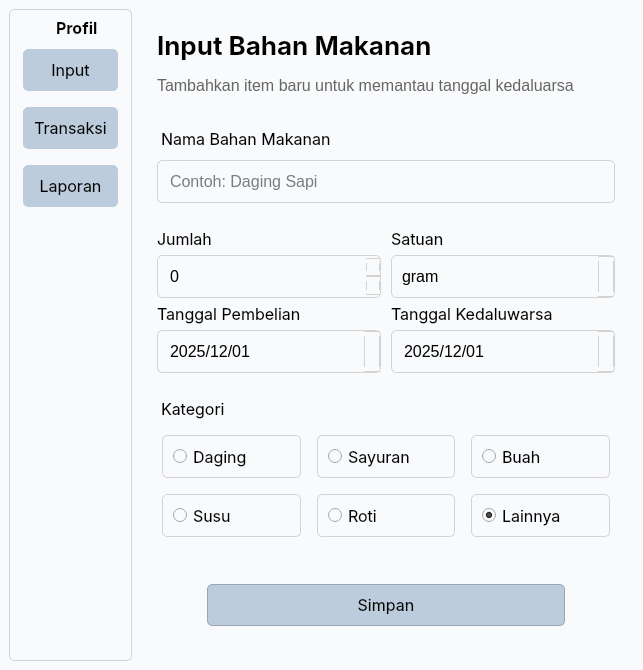
<?xml version="1.0" encoding="UTF-8"?>
<ui version="4.0">
 <class>MainWindow</class>
 <widget class="QMainWindow" name="MainWindow">
  <property name="geometry">
   <rect>
    <x>0</x>
    <y>0</y>
    <width>638</width>
    <height>670</height>
   </rect>
  </property>
  <property name="windowTitle">
   <string>MainWindow</string>
  </property>
  <widget class="QWidget" name="centralwidget">
   <property name="styleSheet">
    <string notr="true">background-color: hsl(210, 40%, 98%);</string>
   </property>
   <layout class="QGridLayout" name="gridLayout">
    <item row="0" column="1">
     <widget class="QStackedWidget" name="pages">
      <property name="currentIndex">
       <number>0</number>
      </property>
      <widget class="QWidget" name="page_1">
       <layout class="QGridLayout" name="gridLayout_3">
        <item row="0" column="1">
         <widget class="QFrame" name="p12_lyheading">
          <layout class="QGridLayout" name="layout1_grid">
           <property name="leftMargin">
            <number>10</number>
           </property>
           <property name="topMargin">
            <number>10</number>
           </property>
           <property name="rightMargin">
            <number>10</number>
           </property>
           <property name="bottomMargin">
            <number>10</number>
           </property>
           <item row="1" column="0">
            <widget class="QLabel" name="lblheadsub">
             <property name="styleSheet">
              <string notr="true">color: #666; font-size: 16px;</string>
             </property>
             <property name="text">
              <string>Tambahkan item baru untuk memantau tanggal kedaluarsa</string>
             </property>
            </widget>
           </item>
           <item row="0" column="0">
            <widget class="QLabel" name="lblhead">
             <property name="styleSheet">
              <string notr="true">font-size: 26px; font-weight: bold; font-family: Helvetica, Inter, Sans-serif;</string>
             </property>
             <property name="text">
              <string>Input Bahan Makanan</string>
             </property>
            </widget>
           </item>
          </layout>
         </widget>
        </item>
        <item row="1" column="1">
         <widget class="QFrame" name="p13_lynama">
          <property name="styleSheet">
           <string notr="true">QLabel { font-size: 12pt; font-family: Inter, sans-serif; padding-bottom: 5px; } QLineEdit { padding: 10px; font-size: 12pt; }</string>
          </property>
          <layout class="QVBoxLayout" name="layout2_vertical">
           <property name="leftMargin">
            <number>10</number>
           </property>
           <property name="topMargin">
            <number>10</number>
           </property>
           <property name="rightMargin">
            <number>10</number>
           </property>
           <property name="bottomMargin">
            <number>10</number>
           </property>
           <item>
            <widget class="QLabel" name="p13a_lblnama">
             <property name="styleSheet">
              <string notr="true"/>
             </property>
             <property name="text">
              <string>Nama Bahan Makanan</string>
             </property>
            </widget>
           </item>
           <item>
            <widget class="QLineEdit" name="p13b_lenama">
             <property name="styleSheet">
              <string notr="true">border: 1px solid lightgray; border-radius: 5px;</string>
             </property>
             <property name="placeholderText">
              <string>Contoh: Daging Sapi</string>
             </property>
            </widget>
           </item>
          </layout>
         </widget>
        </item>
        <item row="3" column="1">
         <widget class="QFrame" name="p15_lykategori">
          <property name="styleSheet">
           <string notr="true">QLabel { font-size: 12pt; font-family: Inter, sans-serif; margin-bottom: 5px; } QRadioButton { border: 1px solid lightgray; border-radius: 5px; font-size: 12pt; font-family: Helvetica, Inter, Sans-serif; margin: 5px; padding: 10px; }</string>
          </property>
          <layout class="QGridLayout" name="layout4_grid">
           <property name="leftMargin">
            <number>10</number>
           </property>
           <property name="topMargin">
            <number>10</number>
           </property>
           <property name="rightMargin">
            <number>10</number>
           </property>
           <property name="bottomMargin">
            <number>10</number>
           </property>
           <item row="1" column="1">
            <widget class="QRadioButton" name="p15c_rbsayuran">
             <property name="cursor">
              <cursorShape>PointingHandCursor</cursorShape>
             </property>
             <property name="styleSheet">
              <string notr="true"/>
             </property>
             <property name="text">
              <string>Sayuran</string>
             </property>
            </widget>
           </item>
           <item row="0" column="0" colspan="3">
            <widget class="QLabel" name="p15a_lblkategori">
             <property name="styleSheet">
              <string notr="true"/>
             </property>
             <property name="text">
              <string>Kategori</string>
             </property>
            </widget>
           </item>
           <item row="2" column="1">
            <widget class="QRadioButton" name="p15f_rbroti">
             <property name="cursor">
              <cursorShape>PointingHandCursor</cursorShape>
             </property>
             <property name="styleSheet">
              <string notr="true"/>
             </property>
             <property name="text">
              <string>Roti</string>
             </property>
            </widget>
           </item>
           <item row="2" column="2">
            <widget class="QRadioButton" name="p15g_rblainnya">
             <property name="cursor">
              <cursorShape>PointingHandCursor</cursorShape>
             </property>
             <property name="styleSheet">
              <string notr="true"/>
             </property>
             <property name="text">
              <string>Lainnya</string>
             </property>
             <property name="checked">
              <bool>true</bool>
             </property>
            </widget>
           </item>
           <item row="1" column="0">
            <widget class="QRadioButton" name="p15b_rbdaging">
             <property name="cursor">
              <cursorShape>PointingHandCursor</cursorShape>
             </property>
             <property name="styleSheet">
              <string notr="true"/>
             </property>
             <property name="text">
              <string>Daging</string>
             </property>
            </widget>
           </item>
           <item row="2" column="0">
            <widget class="QRadioButton" name="p15e_rbsusu">
             <property name="cursor">
              <cursorShape>PointingHandCursor</cursorShape>
             </property>
             <property name="styleSheet">
              <string notr="true"/>
             </property>
             <property name="text">
              <string>Susu</string>
             </property>
            </widget>
           </item>
           <item row="1" column="2">
            <widget class="QRadioButton" name="p15d_rbbuah">
             <property name="cursor">
              <cursorShape>PointingHandCursor</cursorShape>
             </property>
             <property name="styleSheet">
              <string notr="true"/>
             </property>
             <property name="text">
              <string>Buah</string>
             </property>
            </widget>
           </item>
          </layout>
         </widget>
        </item>
        <item row="4" column="1">
         <widget class="QFrame" name="p16_tombol">
          <property name="styleSheet">
           <string notr="true"/>
          </property>
          <layout class="QHBoxLayout" name="layout5_horizontal">
           <property name="leftMargin">
            <number>10</number>
           </property>
           <property name="topMargin">
            <number>10</number>
           </property>
           <property name="rightMargin">
            <number>10</number>
           </property>
           <property name="bottomMargin">
            <number>10</number>
           </property>
           <item>
            <spacer name="hspacer_1">
             <property name="orientation">
              <enum>Qt::Orientation::Horizontal</enum>
             </property>
             <property name="sizeType">
              <enum>QSizePolicy::Policy::Fixed</enum>
             </property>
             <property name="sizeHint" stdset="0">
              <size>
               <width>40</width>
               <height>20</height>
              </size>
             </property>
            </spacer>
           </item>
           <item>
            <widget class="QPushButton" name="btnsimpan">
             <property name="cursor">
              <cursorShape>PointingHandCursor</cursorShape>
             </property>
             <property name="styleSheet">
              <string notr="true">QPushButton { background-color: hsl(210, 31%, 80%); border: 1px solid hsl(210, 13%, 65%); border-radius: 5px; font-family: Helvetica, Inter, Sans-serif; font-size: 12pt; margin: 10px; padding: 10px; } QPushButton:hover { background-color: hsl(210, 31%, 90%); }</string>
             </property>
             <property name="text">
              <string>Simpan</string>
             </property>
            </widget>
           </item>
           <item>
            <spacer name="hspacer_2">
             <property name="orientation">
              <enum>Qt::Orientation::Horizontal</enum>
             </property>
             <property name="sizeType">
              <enum>QSizePolicy::Policy::Fixed</enum>
             </property>
             <property name="sizeHint" stdset="0">
              <size>
               <width>40</width>
               <height>20</height>
              </size>
             </property>
            </spacer>
           </item>
          </layout>
         </widget>
        </item>
        <item row="2" column="1">
         <widget class="QFrame" name="p14_lyinput">
          <property name="styleSheet">
           <string notr="true">QLabel { font-size: 12pt; font-family: Helvetica, Inter, sans-serif; } QSpinBox,QComboBox,QDateEdit { font-size: 12pt; padding: 10px; } QDateEdit { border: 1px solid lightgray; border-radius: 5px; } QDateEdit::drop-down { border: 1px solid lightgray; border-radius: 0px 5px 5px 0px; } QDateEdit::down-arrow { image: url(Assets/caret-down.png); width: 8px; height: 8px; } QCalendarWidget { font-size: 12pt; font-family: Helvetica, Inter, sans-serif; }</string>
          </property>
          <layout class="QGridLayout" name="layout3_grid" columnstretch="1,1">
           <property name="leftMargin">
            <number>10</number>
           </property>
           <property name="topMargin">
            <number>10</number>
           </property>
           <property name="rightMargin">
            <number>10</number>
           </property>
           <property name="bottomMargin">
            <number>10</number>
           </property>
           <property name="horizontalSpacing">
            <number>10</number>
           </property>
           <property name="verticalSpacing">
            <number>6</number>
           </property>
           <item row="0" column="1">
            <widget class="QLabel" name="p14c_lblsatuan">
             <property name="styleSheet">
              <string notr="true"/>
             </property>
             <property name="text">
              <string>Satuan</string>
             </property>
            </widget>
           </item>
           <item row="0" column="0">
            <widget class="QLabel" name="p14a_lbljumlah">
             <property name="styleSheet">
              <string notr="true"/>
             </property>
             <property name="text">
              <string>Jumlah</string>
             </property>
            </widget>
           </item>
           <item row="2" column="0">
            <widget class="QLabel" name="p14e_lbltanggal">
             <property name="styleSheet">
              <string notr="true"/>
             </property>
             <property name="text">
              <string>Tanggal Pembelian</string>
             </property>
            </widget>
           </item>
           <item row="2" column="1">
            <widget class="QLabel" name="p14g_lblexpire">
             <property name="styleSheet">
              <string notr="true"/>
             </property>
             <property name="text">
              <string>Tanggal Kedaluwarsa</string>
             </property>
            </widget>
           </item>
           <item row="1" column="1">
            <widget class="QComboBox" name="p14d_cbsatuan">
             <property name="cursor">
              <cursorShape>PointingHandCursor</cursorShape>
             </property>
             <property name="styleSheet">
              <string notr="true">QComboBox { border: 1px solid lightgray; border-radius: 5px;} QComboBox::drop-down { border: 1px solid lightgray; border-radius: 0px 5px 5px 0px; } QComboBox::down-arrow { image: url(Assets/caret-down.png); width: 8px; height: 8px; }</string>
             </property>
             <item>
              <property name="text">
               <string>gram</string>
              </property>
             </item>
             <item>
              <property name="text">
               <string>kg</string>
              </property>
             </item>
             <item>
              <property name="text">
               <string>pcs</string>
              </property>
             </item>
             <item>
              <property name="text">
               <string>ml</string>
              </property>
             </item>
             <item>
              <property name="text">
               <string>liter</string>
              </property>
             </item>
            </widget>
           </item>
           <item row="3" column="0">
            <widget class="QDateEdit" name="p14f_detanggal">
             <property name="cursor">
              <cursorShape>PointingHandCursor</cursorShape>
             </property>
             <property name="styleSheet">
              <string notr="true"/>
             </property>
             <property name="locale">
              <locale language="Indonesian" country="Indonesia"/>
             </property>
             <property name="readOnly">
              <bool>false</bool>
             </property>
             <property name="dateTime">
              <datetime>
               <hour>0</hour>
               <minute>0</minute>
               <second>0</second>
               <year>2025</year>
               <month>12</month>
               <day>1</day>
              </datetime>
             </property>
             <property name="maximumDate">
              <date>
               <year>9999</year>
               <month>11</month>
               <day>30</day>
              </date>
             </property>
             <property name="displayFormat">
              <string>yyyy/MM/dd</string>
             </property>
             <property name="calendarPopup">
              <bool>true</bool>
             </property>
             <property name="date">
              <date>
               <year>2025</year>
               <month>12</month>
               <day>1</day>
              </date>
             </property>
            </widget>
           </item>
           <item row="3" column="1">
            <widget class="QDateEdit" name="p14h_deeexpire">
             <property name="cursor">
              <cursorShape>PointingHandCursor</cursorShape>
             </property>
             <property name="styleSheet">
              <string notr="true"/>
             </property>
             <property name="locale">
              <locale language="Indonesian" country="Indonesia"/>
             </property>
             <property name="dateTime">
              <datetime>
               <hour>0</hour>
               <minute>0</minute>
               <second>0</second>
               <year>2025</year>
               <month>12</month>
               <day>1</day>
              </datetime>
             </property>
             <property name="displayFormat">
              <string>yyyy/MM/dd</string>
             </property>
             <property name="calendarPopup">
              <bool>true</bool>
             </property>
             <property name="date">
              <date>
               <year>2025</year>
               <month>12</month>
               <day>1</day>
              </date>
             </property>
            </widget>
           </item>
           <item row="1" column="0">
            <widget class="QSpinBox" name="p14b_spjumlah">
             <property name="styleSheet">
              <string notr="true">QSpinBox { border: 1px solid lightgray; border-radius: 5px; } QSpinBox::up-button, QSpinBox::down-button { border: 1px solid LightGray; border-radius: 0px 5px 5px 0px; } QSpinBox::up-arrow { image: url(&quot;Assets/caret-up&quot;); width: 8px; height: 8px; } QSpinBox::down-arrow { image: url(&quot;Assets/caret-down&quot;); width: 8px; height: 8px; }</string>
             </property>
             <property name="maximum">
              <number>1000000</number>
             </property>
            </widget>
           </item>
          </layout>
         </widget>
        </item>
       </layout>
      </widget>
      <widget class="QWidget" name="page_2">
       <layout class="QGridLayout" name="gridLayout_4">
        <property name="leftMargin">
         <number>10</number>
        </property>
        <property name="topMargin">
         <number>10</number>
        </property>
        <property name="rightMargin">
         <number>10</number>
        </property>
        <property name="bottomMargin">
         <number>10</number>
        </property>
        <item row="3" column="0">
         <widget class="QFrame" name="p22_lytransaksi">
          <property name="sizePolicy">
           <sizepolicy hsizetype="Expanding" vsizetype="Expanding">
            <horstretch>0</horstretch>
            <verstretch>0</verstretch>
           </sizepolicy>
          </property>
          <property name="styleSheet">
           <string notr="true">QFrame#p22_lytransaksi { border: 1px solid lightgray; border-radius: 5px; } QLabel { font-family: Helvetica, Inter, sans-serif; font-size: 12pt; } QComboBox,QSpinBox,QDateEdit { font-family: Helvetica, Inter, sans-serif; font-size: 12pt; padding: 10px; } QRadioButton { border: 1px solid lightgray; border-radius: 10px; font-family: Helvetica, Inter, sans-serif; font-size: 12pt; padding: 10px 10px 10px 10px; }</string>
          </property>
          <layout class="QVBoxLayout" name="verticalLayout_3">
           <property name="leftMargin">
            <number>10</number>
           </property>
           <property name="topMargin">
            <number>10</number>
           </property>
           <property name="rightMargin">
            <number>10</number>
           </property>
           <property name="bottomMargin">
            <number>10</number>
           </property>
           <item>
            <widget class="QFrame" name="p22a_lynama">
             <layout class="QVBoxLayout" name="lyp22a_nama">
              <item>
               <widget class="QLabel" name="p22aa_lblnama">
                <property name="text">
                 <string>Nama Bahan Makanan</string>
                </property>
               </widget>
              </item>
              <item>
               <widget class="QComboBox" name="p22ab_cbnama">
                <property name="styleSheet">
                 <string notr="true">QComboBox { border: 1px solid; border-color: LightGray; border-radius: 5px;} QComboBox::drop-down { border: 1px solid; border-color: LightGray; border-radius: 0px 5px 5px 0px; } QComboBox::down-arrow { image: url(Assets/caret-down.png); width: 8px; height: 8px; }</string>
                </property>
               </widget>
              </item>
             </layout>
            </widget>
           </item>
           <item>
            <widget class="QFrame" name="p22b_lytransaksi">
             <property name="styleSheet">
              <string notr="true"/>
             </property>
             <layout class="QGridLayout" name="lyp22b_jenis">
              <property name="horizontalSpacing">
               <number>12</number>
              </property>
              <item row="1" column="0">
               <widget class="QRadioButton" name="p22bb_rbkeluar">
                <property name="cursor">
                 <cursorShape>PointingHandCursor</cursorShape>
                </property>
                <property name="text">
                 <string>Keluar</string>
                </property>
               </widget>
              </item>
              <item row="1" column="1">
               <widget class="QRadioButton" name="p22bc_rbmasuk">
                <property name="cursor">
                 <cursorShape>PointingHandCursor</cursorShape>
                </property>
                <property name="text">
                 <string>Masuk</string>
                </property>
               </widget>
              </item>
              <item row="0" column="0" colspan="2">
               <widget class="QLabel" name="p22ba_lbltransaksi">
                <property name="text">
                 <string>Jenis Transaksi</string>
                </property>
               </widget>
              </item>
             </layout>
            </widget>
           </item>
           <item>
            <widget class="QFrame" name="p22c_lynominal">
             <property name="styleSheet">
              <string notr="true"/>
             </property>
             <layout class="QGridLayout" name="gridLayout_15" columnstretch="1,1">
              <property name="horizontalSpacing">
               <number>12</number>
              </property>
              <item row="0" column="1">
               <widget class="QLabel" name="p22cc_lbltanggal">
                <property name="styleSheet">
                 <string notr="true"/>
                </property>
                <property name="text">
                 <string>Tanggal Transaksi</string>
                </property>
               </widget>
              </item>
              <item row="0" column="0">
               <widget class="QLabel" name="p22ca_cajumlah">
                <property name="styleSheet">
                 <string notr="true"/>
                </property>
                <property name="text">
                 <string>Jumlah Transaksi</string>
                </property>
               </widget>
              </item>
              <item row="1" column="0">
               <widget class="QSpinBox" name="p22cb_spjumlah">
                <property name="styleSheet">
                 <string notr="true">QSpinBox { border: 1px solid lightgray; border-radius: 5px; } QSpinBox::up-button, QSpinBox::down-button { border: 1px solid LightGray; border-radius: 0px 5px 5px 0px; } QSpinBox::up-arrow { image: url(&quot;Assets/caret-up&quot;); width: 8px; height: 8px; } QSpinBox::down-arrow { image: url(&quot;Assets/caret-down&quot;); width: 8px; height: 8px; }</string>
                </property>
               </widget>
              </item>
              <item row="1" column="1">
               <widget class="QDateEdit" name="p22cd_detanggal">
                <property name="styleSheet">
                 <string notr="true">QLabel { font-size: 12pt; font-family: Helvetica, Inter, sans-serif; } QSpinBox,QComboBox,QDateEdit { font-size: 12pt; padding: 10px; } QDateEdit { border: 1px solid lightgray; border-radius: 5px; } QDateEdit::drop-down { border: 1px solid lightgray; border-radius: 0px 5px 5px 0px; } QDateEdit::down-arrow { image: url(Assets/caret-down.png); width: 8px; height: 8px; } QCalendarWidget { font-size: 12pt; font-family: Helvetica, Inter, sans-serif; }</string>
                </property>
                <property name="readOnly">
                 <bool>true</bool>
                </property>
                <property name="displayFormat">
                 <string>yyyy/MM/dd</string>
                </property>
                <property name="calendarPopup">
                 <bool>true</bool>
                </property>
               </widget>
              </item>
             </layout>
            </widget>
           </item>
           <item>
            <widget class="QFrame" name="p22d_lytombol">
             <property name="styleSheet">
              <string notr="true">QPushButton { background-color: hsl(210, 31%, 80%); border: 1px solid hsl(210, 31%, 80%); border-radius: 5px; font-family: Helvetica, Inter, Sans-serif; font-size: 12pt; padding: 10px; } QPushButton:hover { background-color: hsl(210, 31%, 90%); }</string>
             </property>
             <layout class="QHBoxLayout" name="horizontalLayout_5">
              <property name="spacing">
               <number>12</number>
              </property>
              <item>
               <spacer name="horizontalSpacer">
                <property name="orientation">
                 <enum>Qt::Orientation::Horizontal</enum>
                </property>
                <property name="sizeType">
                 <enum>QSizePolicy::Policy::Fixed</enum>
                </property>
                <property name="sizeHint" stdset="0">
                 <size>
                  <width>120</width>
                  <height>20</height>
                 </size>
                </property>
               </spacer>
              </item>
              <item>
               <widget class="QPushButton" name="p22db_btnproses">
                <property name="cursor">
                 <cursorShape>PointingHandCursor</cursorShape>
                </property>
                <property name="styleSheet">
                 <string notr="true"/>
                </property>
                <property name="text">
                 <string>Proses Transaksi</string>
                </property>
               </widget>
              </item>
             </layout>
            </widget>
           </item>
          </layout>
         </widget>
        </item>
        <item row="2" column="0">
         <widget class="QFrame" name="lyp21_heading">
          <property name="sizePolicy">
           <sizepolicy hsizetype="Expanding" vsizetype="Fixed">
            <horstretch>0</horstretch>
            <verstretch>0</verstretch>
           </sizepolicy>
          </property>
          <layout class="QVBoxLayout" name="verticalLayout_5">
           <property name="leftMargin">
            <number>10</number>
           </property>
           <property name="topMargin">
            <number>10</number>
           </property>
           <property name="rightMargin">
            <number>10</number>
           </property>
           <property name="bottomMargin">
            <number>10</number>
           </property>
           <item>
            <widget class="QLabel" name="p21a_head">
             <property name="sizePolicy">
              <sizepolicy hsizetype="Preferred" vsizetype="Fixed">
               <horstretch>0</horstretch>
               <verstretch>0</verstretch>
              </sizepolicy>
             </property>
             <property name="styleSheet">
              <string notr="true">font-size: 26px; font-weight: bold; font-family: Helvetica, Inter, Sans-serif;</string>
             </property>
             <property name="text">
              <string>Transaksi Bahan Makanan Baru</string>
             </property>
            </widget>
           </item>
           <item>
            <widget class="QLabel" name="p21a_headsub">
             <property name="sizePolicy">
              <sizepolicy hsizetype="Preferred" vsizetype="Fixed">
               <horstretch>0</horstretch>
               <verstretch>0</verstretch>
              </sizepolicy>
             </property>
             <property name="styleSheet">
              <string notr="true">color: #666; font-size: 16px;</string>
             </property>
             <property name="text">
              <string>Isi form di bawah untuk mencatat bahan makanan</string>
             </property>
            </widget>
           </item>
          </layout>
         </widget>
        </item>
        <item row="4" column="0">
         <spacer name="p2_vspacer">
          <property name="orientation">
           <enum>Qt::Orientation::Vertical</enum>
          </property>
          <property name="sizeType">
           <enum>QSizePolicy::Policy::Expanding</enum>
          </property>
          <property name="sizeHint" stdset="0">
           <size>
            <width>20</width>
            <height>40</height>
           </size>
          </property>
         </spacer>
        </item>
       </layout>
      </widget>
      <widget class="QWidget" name="page_3">
       <layout class="QGridLayout" name="gridLayout_8">
        <item row="0" column="0">
         <widget class="QFrame" name="p31_lyheader">
          <layout class="QVBoxLayout" name="p31_header_v">
           <item>
            <widget class="QLabel" name="p31_head">
             <property name="styleSheet">
              <string notr="true">font-family: Helvetica, Inter, Sans-serif; font-size: 26px; font-weight: bold; padding: 5px 10px 5px 0px;</string>
             </property>
             <property name="text">
              <string>Laporan Kedaluwarsa</string>
             </property>
            </widget>
           </item>
           <item>
            <widget class="QLabel" name="p31_headsub">
             <property name="styleSheet">
              <string notr="true">font-family: Helvetica, Inter, Sans-serif; font-size: 16px; color: gray; padding: 5px 10px 5px 0px;</string>
             </property>
             <property name="text">
              <string>Pantau dan kelola bahan makanan yang akan kedaluwarsa</string>
             </property>
            </widget>
           </item>
          </layout>
         </widget>
        </item>
        <item row="1" column="0">
         <widget class="QFrame" name="p32_lyinfo">
          <property name="styleSheet">
           <string notr="true">QFrame#p32_lyinfo { border: 1px solid; border-color: LightGray; border-radius: 5px; } QLabel,QComboBox,QRadioButton,QHeaderView,QTableView { font-family: Helvetica, Inter, Sans-serif; font-size: 12pt; } QLabel { padding: 5px 0px 5px 0px; } QTableCornerButton { background-color: hsl(210, 13%, 65%); } QHeaderView { background-color: hsl(210, 13%, 65%); border: 1px solid; border-radius: 5px; } QRadioButton { margin-left: 10px; }</string>
          </property>
          <layout class="QGridLayout" name="p32_info_g">
           <property name="leftMargin">
            <number>10</number>
           </property>
           <property name="topMargin">
            <number>10</number>
           </property>
           <property name="rightMargin">
            <number>10</number>
           </property>
           <property name="bottomMargin">
            <number>10</number>
           </property>
           <item row="1" column="3">
            <widget class="QRadioButton" name="p32g_rbsemua">
             <property name="cursor">
              <cursorShape>PointingHandCursor</cursorShape>
             </property>
             <property name="text">
              <string>Semua</string>
             </property>
             <property name="checked">
              <bool>true</bool>
             </property>
            </widget>
           </item>
           <item row="1" column="2">
            <widget class="QRadioButton" name="p32f_rbbulan">
             <property name="cursor">
              <cursorShape>PointingHandCursor</cursorShape>
             </property>
             <property name="text">
              <string>Bulan Ini</string>
             </property>
            </widget>
           </item>
           <item row="0" column="0">
            <widget class="QLabel" name="p32a_lblkategori">
             <property name="text">
              <string>Kategori</string>
             </property>
            </widget>
           </item>
           <item row="2" column="0" colspan="4">
            <widget class="QTableView" name="p32h_tbhasil">
             <property name="editTriggers">
              <set>QAbstractItemView::EditTrigger::NoEditTriggers</set>
             </property>
             <attribute name="verticalHeaderVisible">
              <bool>false</bool>
             </attribute>
            </widget>
           </item>
           <item row="1" column="0">
            <widget class="QComboBox" name="p32b_cbkategori">
             <property name="cursor">
              <cursorShape>PointingHandCursor</cursorShape>
             </property>
             <property name="styleSheet">
              <string notr="true">QComboBox { border: 1px solid lightgray; border-radius: 5px; padding: 5px; } QComboBox::drop-down { border: 1px solid lightgray; border-radius: 0px 5px 5px 0px; } QComboBox::down-arrow { image: url(Assets/caret-down.png); width: 8px; height: 8px; }</string>
             </property>
             <item>
              <property name="text">
               <string>Semua</string>
              </property>
             </item>
             <item>
              <property name="text">
               <string>Daging</string>
              </property>
             </item>
             <item>
              <property name="text">
               <string>Sayuran</string>
              </property>
             </item>
             <item>
              <property name="text">
               <string>Buah</string>
              </property>
             </item>
             <item>
              <property name="text">
               <string>Susu</string>
              </property>
             </item>
             <item>
              <property name="text">
               <string>Roti</string>
              </property>
             </item>
             <item>
              <property name="text">
               <string>Lainnya</string>
              </property>
             </item>
            </widget>
           </item>
           <item row="1" column="1">
            <widget class="QRadioButton" name="p32e_rbminggu">
             <property name="cursor">
              <cursorShape>PointingHandCursor</cursorShape>
             </property>
             <property name="text">
              <string>Minggu Ini</string>
             </property>
            </widget>
           </item>
           <item row="0" column="1" colspan="2">
            <widget class="QLabel" name="p32d_lblkedaluwarsa">
             <property name="text">
              <string>Tanggal Kedaluwarsa</string>
             </property>
            </widget>
           </item>
           <item row="0" column="3">
            <widget class="QCheckBox" name="p32i_chkedit">
             <property name="styleSheet">
              <string notr="true">QCheckBox { border: 1px solid; border-color: LightGray; border-radius: 5px; font-family: Helvetica, Inter, Sans-serif; font-size: 12pt; padding: 3px 5px 3px 5px; }</string>
             </property>
             <property name="text">
              <string>Edit Mode</string>
             </property>
            </widget>
           </item>
          </layout>
         </widget>
        </item>
       </layout>
      </widget>
     </widget>
    </item>
    <item row="0" column="0">
     <widget class="QFrame" name="base_sidebar">
      <property name="sizePolicy">
       <sizepolicy hsizetype="Preferred" vsizetype="Preferred">
        <horstretch>0</horstretch>
        <verstretch>0</verstretch>
       </sizepolicy>
      </property>
      <property name="styleSheet">
       <string notr="true">QFrame#base_sidebar { border: 1px solid lightgray; border-radius: 5px; } QLabel { font-family: Helvetica, Inter, Sans-serif; font-size: 12pt; font-weight: bold; padding: 10px 10px 10px 10px; } QPushButton { background-color: hsl(210, 31%, 80%); border: 1px solid hsl(210, 31%, 80%); border-radius: 5px; font-family: Helvetica, Inter, Sans-serif; font-size: 12pt; padding: 10px; margin: 5px; text-align: justify; } QPushButton:hover { background-color: hsl(210, 31%, 90%); }</string>
      </property>
      <layout class="QVBoxLayout" name="verticalLayout">
       <property name="leftMargin">
        <number>8</number>
       </property>
       <property name="topMargin">
        <number>8</number>
       </property>
       <property name="rightMargin">
        <number>8</number>
       </property>
       <property name="bottomMargin">
        <number>8</number>
       </property>
       <item alignment="Qt::AlignmentFlag::AlignHCenter|Qt::AlignmentFlag::AlignVCenter">
        <widget class="QFrame" name="foto_profil">
         <layout class="QHBoxLayout" name="horizontalLayout">
          <property name="spacing">
           <number>0</number>
          </property>
          <property name="leftMargin">
           <number>0</number>
          </property>
          <property name="topMargin">
           <number>0</number>
          </property>
          <property name="rightMargin">
           <number>0</number>
          </property>
          <property name="bottomMargin">
           <number>0</number>
          </property>
          <item>
           <widget class="QLabel" name="label_profil">
            <property name="maximumSize">
             <size>
              <width>32</width>
              <height>32</height>
             </size>
            </property>
            <property name="styleSheet">
             <string notr="true">margin: 0px 0px 0px 0px; padding: 0px 2px 0px 0px;</string>
            </property>
            <property name="text">
             <string/>
            </property>
            <property name="pixmap">
             <pixmap>Assets/user.png</pixmap>
            </property>
            <property name="scaledContents">
             <bool>true</bool>
            </property>
           </widget>
          </item>
          <item alignment="Qt::AlignmentFlag::AlignHCenter|Qt::AlignmentFlag::AlignVCenter">
           <widget class="QLabel" name="label_profilnama">
            <property name="styleSheet">
             <string notr="true">margin: 0px 0px 0px 0px; padding: 0px 0px 0px 2px;</string>
            </property>
            <property name="text">
             <string>Profil</string>
            </property>
           </widget>
          </item>
         </layout>
        </widget>
       </item>
       <item>
        <widget class="QPushButton" name="side_input">
         <property name="cursor">
          <cursorShape>PointingHandCursor</cursorShape>
         </property>
         <property name="styleSheet">
          <string notr="true"/>
         </property>
         <property name="text">
          <string>Input</string>
         </property>
         <property name="icon">
          <iconset>
           <normaloff>Assets/input.png</normaloff>Assets/input.png</iconset>
         </property>
        </widget>
       </item>
       <item>
        <widget class="QPushButton" name="side_transaksi">
         <property name="cursor">
          <cursorShape>PointingHandCursor</cursorShape>
         </property>
         <property name="styleSheet">
          <string notr="true"/>
         </property>
         <property name="text">
          <string>Transaksi</string>
         </property>
         <property name="icon">
          <iconset>
           <normaloff>Assets/transaction.png</normaloff>Assets/transaction.png</iconset>
         </property>
        </widget>
       </item>
       <item>
        <widget class="QPushButton" name="side_laporan">
         <property name="cursor">
          <cursorShape>PointingHandCursor</cursorShape>
         </property>
         <property name="styleSheet">
          <string notr="true"/>
         </property>
         <property name="text">
          <string>Laporan</string>
         </property>
         <property name="icon">
          <iconset>
           <normaloff>Assets/report.png</normaloff>Assets/report.png</iconset>
         </property>
        </widget>
       </item>
       <item>
        <spacer name="vspacer1">
         <property name="orientation">
          <enum>Qt::Orientation::Vertical</enum>
         </property>
         <property name="sizeHint" stdset="0">
          <size>
           <width>20</width>
           <height>40</height>
          </size>
         </property>
        </spacer>
       </item>
      </layout>
     </widget>
    </item>
   </layout>
  </widget>
 </widget>
 <resources/>
 <connections/>
</ui>
